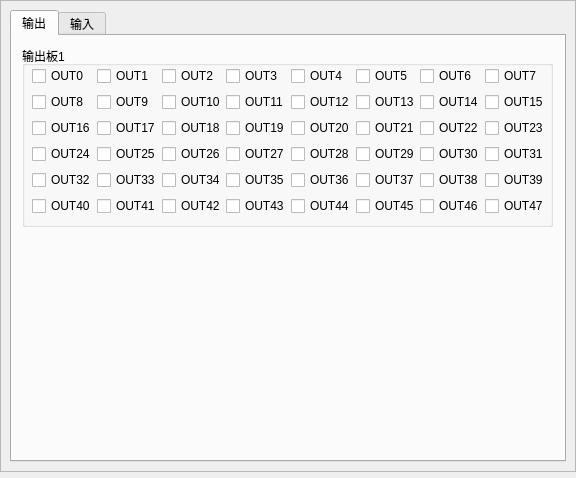
<?xml version="1.0" encoding="UTF-8"?>
<ui version="4.0">
 <class>CManualMachiningStateUi</class>
 <widget class="QWidget" name="CManualMachiningStateUi">
  <property name="geometry">
   <rect>
    <x>0</x>
    <y>0</y>
    <width>576</width>
    <height>478</height>
   </rect>
  </property>
  <property name="windowTitle">
   <string>Form</string>
  </property>
  <layout class="QGridLayout" name="gridLayout_7">
   <property name="leftMargin">
    <number>0</number>
   </property>
   <property name="topMargin">
    <number>0</number>
   </property>
   <property name="rightMargin">
    <number>0</number>
   </property>
   <property name="bottomMargin">
    <number>6</number>
   </property>
   <property name="horizontalSpacing">
    <number>0</number>
   </property>
   <property name="verticalSpacing">
    <number>6</number>
   </property>
   <item row="0" column="0">
    <widget class="QFrame" name="frame">
     <property name="frameShape">
      <enum>QFrame::StyledPanel</enum>
     </property>
     <property name="frameShadow">
      <enum>QFrame::Raised</enum>
     </property>
     <layout class="QHBoxLayout" name="horizontalLayout">
      <item>
       <widget class="QTabWidget" name="tabWidget">
        <property name="sizePolicy">
         <sizepolicy hsizetype="Expanding" vsizetype="Expanding">
          <horstretch>0</horstretch>
          <verstretch>0</verstretch>
         </sizepolicy>
        </property>
        <property name="currentIndex">
         <number>0</number>
        </property>
        <widget class="QWidget" name="tab">
         <attribute name="title">
          <string>输出</string>
         </attribute>
         <widget class="QGroupBox" name="groupBox_2">
          <property name="geometry">
           <rect>
            <x>10</x>
            <y>10</y>
            <width>531</width>
            <height>181</height>
           </rect>
          </property>
          <property name="title">
           <string>输出板1</string>
          </property>
          <widget class="QWidget" name="gridLayoutWidget_2">
           <property name="geometry">
            <rect>
             <x>10</x>
             <y>20</y>
             <width>511</width>
             <height>151</height>
            </rect>
           </property>
           <layout class="QGridLayout" name="gridLayout_2">
            <item row="1" column="3">
             <widget class="QCheckBox" name="O1_11">
              <property name="text">
               <string>OUT11</string>
              </property>
             </widget>
            </item>
            <item row="1" column="4">
             <widget class="QCheckBox" name="O1_12">
              <property name="text">
               <string>OUT12</string>
              </property>
             </widget>
            </item>
            <item row="1" column="6">
             <widget class="QCheckBox" name="O1_14">
              <property name="text">
               <string>OUT14</string>
              </property>
             </widget>
            </item>
            <item row="4" column="7">
             <widget class="QCheckBox" name="O1_39">
              <property name="text">
               <string>OUT39</string>
              </property>
             </widget>
            </item>
            <item row="4" column="5">
             <widget class="QCheckBox" name="O1_37">
              <property name="text">
               <string>OUT37</string>
              </property>
             </widget>
            </item>
            <item row="4" column="6">
             <widget class="QCheckBox" name="O1_38">
              <property name="text">
               <string>OUT38</string>
              </property>
             </widget>
            </item>
            <item row="4" column="4">
             <widget class="QCheckBox" name="O1_36">
              <property name="text">
               <string>OUT36</string>
              </property>
             </widget>
            </item>
            <item row="4" column="2">
             <widget class="QCheckBox" name="O1_34">
              <property name="text">
               <string>OUT34</string>
              </property>
             </widget>
            </item>
            <item row="4" column="3">
             <widget class="QCheckBox" name="O1_35">
              <property name="text">
               <string>OUT35</string>
              </property>
             </widget>
            </item>
            <item row="4" column="1">
             <widget class="QCheckBox" name="O1_33">
              <property name="text">
               <string>OUT33</string>
              </property>
             </widget>
            </item>
            <item row="4" column="0">
             <widget class="QCheckBox" name="O1_32">
              <property name="text">
               <string>OUT32</string>
              </property>
             </widget>
            </item>
            <item row="0" column="2">
             <widget class="QCheckBox" name="O1_2">
              <property name="text">
               <string>OUT2</string>
              </property>
             </widget>
            </item>
            <item row="0" column="6">
             <widget class="QCheckBox" name="O1_6">
              <property name="text">
               <string>OUT6</string>
              </property>
             </widget>
            </item>
            <item row="1" column="5">
             <widget class="QCheckBox" name="O1_13">
              <property name="text">
               <string>OUT13</string>
              </property>
             </widget>
            </item>
            <item row="0" column="5">
             <widget class="QCheckBox" name="O1_5">
              <property name="text">
               <string>OUT5</string>
              </property>
             </widget>
            </item>
            <item row="3" column="6">
             <widget class="QCheckBox" name="O1_30">
              <property name="text">
               <string>OUT30</string>
              </property>
             </widget>
            </item>
            <item row="2" column="4">
             <widget class="QCheckBox" name="O1_20">
              <property name="text">
               <string>OUT20</string>
              </property>
             </widget>
            </item>
            <item row="2" column="5">
             <widget class="QCheckBox" name="O1_21">
              <property name="text">
               <string>OUT21</string>
              </property>
             </widget>
            </item>
            <item row="2" column="2">
             <widget class="QCheckBox" name="O1_18">
              <property name="text">
               <string>OUT18</string>
              </property>
             </widget>
            </item>
            <item row="3" column="4">
             <widget class="QCheckBox" name="O1_28">
              <property name="text">
               <string>OUT28</string>
              </property>
             </widget>
            </item>
            <item row="2" column="0">
             <widget class="QCheckBox" name="O1_16">
              <property name="text">
               <string>OUT16</string>
              </property>
             </widget>
            </item>
            <item row="3" column="0">
             <widget class="QCheckBox" name="O1_24">
              <property name="text">
               <string>OUT24</string>
              </property>
             </widget>
            </item>
            <item row="0" column="4">
             <widget class="QCheckBox" name="O1_4">
              <property name="text">
               <string>OUT4</string>
              </property>
             </widget>
            </item>
            <item row="0" column="3">
             <widget class="QCheckBox" name="O1_3">
              <property name="text">
               <string>OUT3</string>
              </property>
             </widget>
            </item>
            <item row="2" column="1">
             <widget class="QCheckBox" name="O1_17">
              <property name="text">
               <string>OUT17</string>
              </property>
             </widget>
            </item>
            <item row="2" column="3">
             <widget class="QCheckBox" name="O1_19">
              <property name="text">
               <string>OUT19</string>
              </property>
             </widget>
            </item>
            <item row="1" column="7">
             <widget class="QCheckBox" name="O1_15">
              <property name="text">
               <string>OUT15</string>
              </property>
             </widget>
            </item>
            <item row="2" column="7">
             <widget class="QCheckBox" name="O1_23">
              <property name="text">
               <string>OUT23</string>
              </property>
             </widget>
            </item>
            <item row="3" column="1">
             <widget class="QCheckBox" name="O1_25">
              <property name="text">
               <string>OUT25</string>
              </property>
             </widget>
            </item>
            <item row="3" column="5">
             <widget class="QCheckBox" name="O1_29">
              <property name="text">
               <string>OUT29</string>
              </property>
             </widget>
            </item>
            <item row="2" column="6">
             <widget class="QCheckBox" name="O1_22">
              <property name="text">
               <string>OUT22</string>
              </property>
             </widget>
            </item>
            <item row="3" column="2">
             <widget class="QCheckBox" name="O1_26">
              <property name="text">
               <string>OUT26</string>
              </property>
             </widget>
            </item>
            <item row="3" column="3">
             <widget class="QCheckBox" name="O1_27">
              <property name="text">
               <string>OUT27</string>
              </property>
             </widget>
            </item>
            <item row="0" column="1">
             <widget class="QCheckBox" name="O1_1">
              <property name="text">
               <string>OUT1</string>
              </property>
             </widget>
            </item>
            <item row="3" column="7">
             <widget class="QCheckBox" name="O1_31">
              <property name="text">
               <string>OUT31</string>
              </property>
             </widget>
            </item>
            <item row="1" column="2">
             <widget class="QCheckBox" name="O1_10">
              <property name="text">
               <string>OUT10</string>
              </property>
             </widget>
            </item>
            <item row="0" column="0">
             <widget class="QCheckBox" name="O1_0">
              <property name="text">
               <string>OUT0</string>
              </property>
             </widget>
            </item>
            <item row="0" column="7">
             <widget class="QCheckBox" name="O1_7">
              <property name="text">
               <string>OUT7</string>
              </property>
             </widget>
            </item>
            <item row="1" column="1">
             <widget class="QCheckBox" name="O1_9">
              <property name="text">
               <string>OUT9</string>
              </property>
             </widget>
            </item>
            <item row="1" column="0">
             <widget class="QCheckBox" name="O1_8">
              <property name="text">
               <string>OUT8</string>
              </property>
             </widget>
            </item>
            <item row="5" column="0">
             <widget class="QCheckBox" name="O1_40">
              <property name="text">
               <string>OUT40</string>
              </property>
             </widget>
            </item>
            <item row="5" column="1">
             <widget class="QCheckBox" name="O1_41">
              <property name="text">
               <string>OUT41</string>
              </property>
             </widget>
            </item>
            <item row="5" column="2">
             <widget class="QCheckBox" name="O1_42">
              <property name="text">
               <string>OUT42</string>
              </property>
             </widget>
            </item>
            <item row="5" column="3">
             <widget class="QCheckBox" name="O1_43">
              <property name="text">
               <string>OUT43</string>
              </property>
             </widget>
            </item>
            <item row="5" column="4">
             <widget class="QCheckBox" name="O1_44">
              <property name="text">
               <string>OUT44</string>
              </property>
             </widget>
            </item>
            <item row="5" column="5">
             <widget class="QCheckBox" name="O1_45">
              <property name="text">
               <string>OUT45</string>
              </property>
             </widget>
            </item>
            <item row="5" column="6">
             <widget class="QCheckBox" name="O1_46">
              <property name="text">
               <string>OUT46</string>
              </property>
             </widget>
            </item>
            <item row="5" column="7">
             <widget class="QCheckBox" name="O1_47">
              <property name="text">
               <string>OUT47</string>
              </property>
             </widget>
            </item>
           </layout>
          </widget>
         </widget>
        </widget>
        <widget class="QWidget" name="tab_2">
         <attribute name="title">
          <string>输入</string>
         </attribute>
         <widget class="QGroupBox" name="groupBox_3">
          <property name="geometry">
           <rect>
            <x>10</x>
            <y>10</y>
            <width>531</width>
            <height>181</height>
           </rect>
          </property>
          <property name="title">
           <string>输入板1</string>
          </property>
          <widget class="QWidget" name="gridLayoutWidget_3">
           <property name="geometry">
            <rect>
             <x>10</x>
             <y>20</y>
             <width>511</width>
             <height>151</height>
            </rect>
           </property>
           <layout class="QGridLayout" name="gridLayout_3">
            <item row="1" column="3">
             <widget class="QCheckBox" name="I1_11">
              <property name="text">
               <string>IN11</string>
              </property>
             </widget>
            </item>
            <item row="1" column="4">
             <widget class="QCheckBox" name="I1_12">
              <property name="text">
               <string>IN12</string>
              </property>
             </widget>
            </item>
            <item row="1" column="6">
             <widget class="QCheckBox" name="I1_14">
              <property name="text">
               <string>IN14</string>
              </property>
             </widget>
            </item>
            <item row="4" column="7">
             <widget class="QCheckBox" name="I1_39">
              <property name="text">
               <string>IN39</string>
              </property>
             </widget>
            </item>
            <item row="4" column="5">
             <widget class="QCheckBox" name="I1_37">
              <property name="text">
               <string>IN37</string>
              </property>
             </widget>
            </item>
            <item row="4" column="6">
             <widget class="QCheckBox" name="I1_38">
              <property name="text">
               <string>IN38</string>
              </property>
             </widget>
            </item>
            <item row="4" column="4">
             <widget class="QCheckBox" name="I1_36">
              <property name="text">
               <string>IN36</string>
              </property>
             </widget>
            </item>
            <item row="4" column="2">
             <widget class="QCheckBox" name="I1_34">
              <property name="text">
               <string>IN34</string>
              </property>
             </widget>
            </item>
            <item row="4" column="3">
             <widget class="QCheckBox" name="I1_35">
              <property name="text">
               <string>IN35</string>
              </property>
             </widget>
            </item>
            <item row="4" column="1">
             <widget class="QCheckBox" name="I1_33">
              <property name="text">
               <string>IN33</string>
              </property>
             </widget>
            </item>
            <item row="4" column="0">
             <widget class="QCheckBox" name="I1_32">
              <property name="text">
               <string>IN32</string>
              </property>
             </widget>
            </item>
            <item row="0" column="2">
             <widget class="QCheckBox" name="I1_2">
              <property name="text">
               <string>IN2</string>
              </property>
             </widget>
            </item>
            <item row="0" column="6">
             <widget class="QCheckBox" name="I1_6">
              <property name="text">
               <string>IN6</string>
              </property>
             </widget>
            </item>
            <item row="1" column="5">
             <widget class="QCheckBox" name="I1_13">
              <property name="text">
               <string>IN13</string>
              </property>
             </widget>
            </item>
            <item row="0" column="5">
             <widget class="QCheckBox" name="I1_5">
              <property name="text">
               <string>IN5</string>
              </property>
             </widget>
            </item>
            <item row="3" column="6">
             <widget class="QCheckBox" name="I1_30">
              <property name="text">
               <string>IN30</string>
              </property>
             </widget>
            </item>
            <item row="2" column="4">
             <widget class="QCheckBox" name="I1_20">
              <property name="text">
               <string>IN20</string>
              </property>
             </widget>
            </item>
            <item row="2" column="5">
             <widget class="QCheckBox" name="I1_21">
              <property name="text">
               <string>IN21</string>
              </property>
             </widget>
            </item>
            <item row="2" column="2">
             <widget class="QCheckBox" name="I1_18">
              <property name="text">
               <string>IN18</string>
              </property>
             </widget>
            </item>
            <item row="3" column="4">
             <widget class="QCheckBox" name="I1_28">
              <property name="text">
               <string>IN28</string>
              </property>
             </widget>
            </item>
            <item row="2" column="0">
             <widget class="QCheckBox" name="I1_16">
              <property name="text">
               <string>IN16</string>
              </property>
             </widget>
            </item>
            <item row="3" column="0">
             <widget class="QCheckBox" name="I1_24">
              <property name="text">
               <string>IN24</string>
              </property>
             </widget>
            </item>
            <item row="0" column="4">
             <widget class="QCheckBox" name="I1_4">
              <property name="text">
               <string>IN4</string>
              </property>
             </widget>
            </item>
            <item row="0" column="3">
             <widget class="QCheckBox" name="I1_3">
              <property name="text">
               <string>IN3</string>
              </property>
             </widget>
            </item>
            <item row="2" column="1">
             <widget class="QCheckBox" name="I1_17">
              <property name="text">
               <string>IN17</string>
              </property>
             </widget>
            </item>
            <item row="2" column="3">
             <widget class="QCheckBox" name="I1_19">
              <property name="text">
               <string>IN19</string>
              </property>
             </widget>
            </item>
            <item row="1" column="7">
             <widget class="QCheckBox" name="I1_15">
              <property name="text">
               <string>IN15</string>
              </property>
             </widget>
            </item>
            <item row="2" column="7">
             <widget class="QCheckBox" name="I1_23">
              <property name="text">
               <string>IN23</string>
              </property>
             </widget>
            </item>
            <item row="3" column="1">
             <widget class="QCheckBox" name="I1_25">
              <property name="text">
               <string>IN25</string>
              </property>
             </widget>
            </item>
            <item row="3" column="5">
             <widget class="QCheckBox" name="I1_29">
              <property name="text">
               <string>IN29</string>
              </property>
             </widget>
            </item>
            <item row="2" column="6">
             <widget class="QCheckBox" name="I1_22">
              <property name="text">
               <string>IN22</string>
              </property>
             </widget>
            </item>
            <item row="3" column="2">
             <widget class="QCheckBox" name="I1_26">
              <property name="text">
               <string>IN26</string>
              </property>
             </widget>
            </item>
            <item row="3" column="3">
             <widget class="QCheckBox" name="I1_27">
              <property name="text">
               <string>IN27</string>
              </property>
             </widget>
            </item>
            <item row="0" column="1">
             <widget class="QCheckBox" name="I1_1">
              <property name="text">
               <string>IN1</string>
              </property>
             </widget>
            </item>
            <item row="3" column="7">
             <widget class="QCheckBox" name="I1_31">
              <property name="text">
               <string>IN31</string>
              </property>
             </widget>
            </item>
            <item row="1" column="2">
             <widget class="QCheckBox" name="I1_10">
              <property name="text">
               <string>IN10</string>
              </property>
             </widget>
            </item>
            <item row="0" column="0">
             <widget class="QCheckBox" name="I1_0">
              <property name="text">
               <string>IN0</string>
              </property>
             </widget>
            </item>
            <item row="0" column="7">
             <widget class="QCheckBox" name="I1_7">
              <property name="text">
               <string>IN7</string>
              </property>
             </widget>
            </item>
            <item row="1" column="1">
             <widget class="QCheckBox" name="I1_9">
              <property name="text">
               <string>IN9</string>
              </property>
             </widget>
            </item>
            <item row="1" column="0">
             <widget class="QCheckBox" name="I1_8">
              <property name="text">
               <string>IN8</string>
              </property>
             </widget>
            </item>
            <item row="5" column="0">
             <widget class="QCheckBox" name="I1_40">
              <property name="text">
               <string>IN40</string>
              </property>
             </widget>
            </item>
            <item row="5" column="1">
             <widget class="QCheckBox" name="I1_41">
              <property name="text">
               <string>IN41</string>
              </property>
             </widget>
            </item>
            <item row="5" column="2">
             <widget class="QCheckBox" name="I1_42">
              <property name="text">
               <string>IN42</string>
              </property>
             </widget>
            </item>
            <item row="5" column="3">
             <widget class="QCheckBox" name="I1_43">
              <property name="text">
               <string>IN43</string>
              </property>
             </widget>
            </item>
            <item row="5" column="4">
             <widget class="QCheckBox" name="I1_44">
              <property name="text">
               <string>IN44</string>
              </property>
             </widget>
            </item>
            <item row="5" column="5">
             <widget class="QCheckBox" name="I1_45">
              <property name="text">
               <string>IN45</string>
              </property>
             </widget>
            </item>
            <item row="5" column="6">
             <widget class="QCheckBox" name="I1_46">
              <property name="text">
               <string>IN46</string>
              </property>
             </widget>
            </item>
            <item row="5" column="7">
             <widget class="QCheckBox" name="I1_47">
              <property name="text">
               <string>IN47</string>
              </property>
             </widget>
            </item>
           </layout>
          </widget>
         </widget>
        </widget>
       </widget>
      </item>
     </layout>
    </widget>
   </item>
  </layout>
 </widget>
 <resources/>
 <connections/>
</ui>
